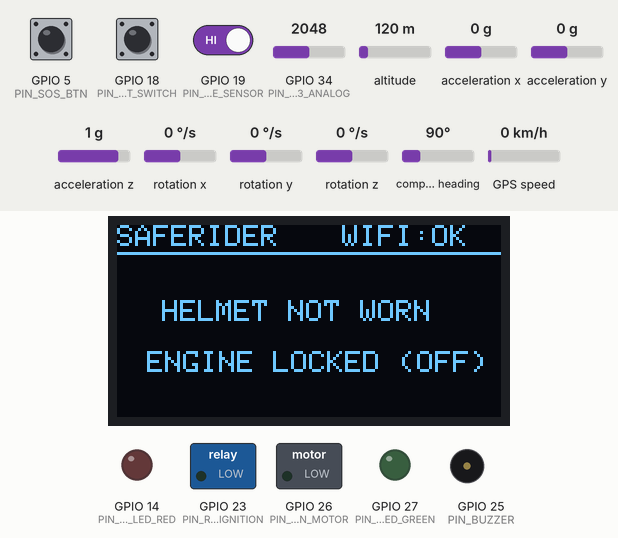
This sketch was run on a simulated ESP32. Parts: 128×64 one-colour display, switched loads named in the sketch (green lamp = pin HIGH), output pins drawn as LEDs (lit = HIGH), buzzer (waves = sounding). The test bench sets the inputs (shaded band); at power-on: GPIO 18 (PIN_HELMET_SWITCH) HIGH, GPIO 5 (PIN_SOS_BTN) HIGH, GPIO 19 (PIN_EYE_SENSOR) HIGH, GPIO 34 (PIN_MQ3_ANALOG) = 2048, altitude 120 m, acceleration x 0 g, acceleration y 0 g, acceleration z 1 g, rotation x 0 °/s, rotation y 0 °/s, rotation z 0 °/s, compass heading 90°, GPS speed 0 km/h. WiFi joins after 1.5 s; servers stay silent unless stated; uploads are accepted with an empty reply; the GPS gets a fix after 3 s at 37.7749, -122.4194 with 8 satellites; what the sketch prints to the serial monitor is not drawn.

Above: at 6.7 s.
6.8 s: GPIO 18 (PIN_HELMET_SWITCH) pulled LOW for 1 s
At 7.36 s:
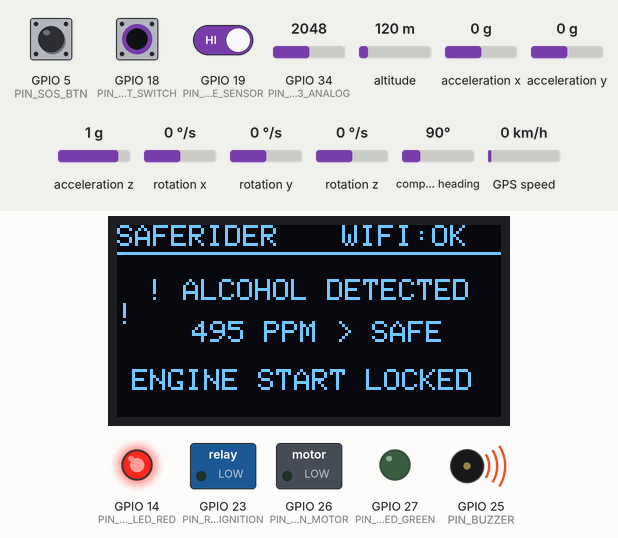
11.8 s: GPIO 18 (PIN_HELMET_SWITCH) pulled LOW for 3.2 s
At 12.08 s:
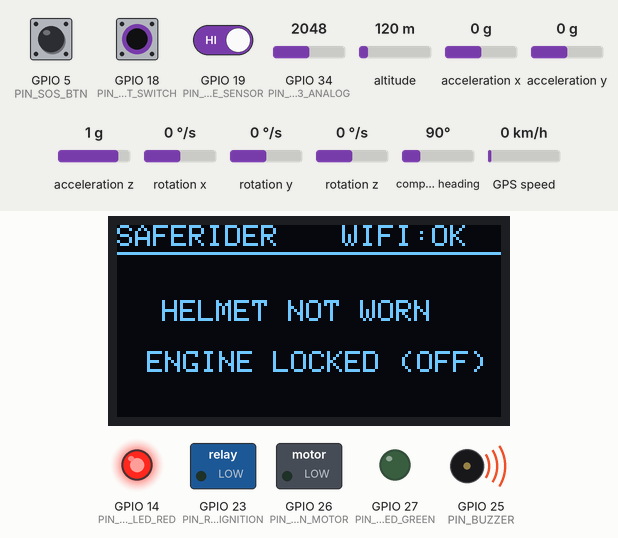
At 13.01 s:
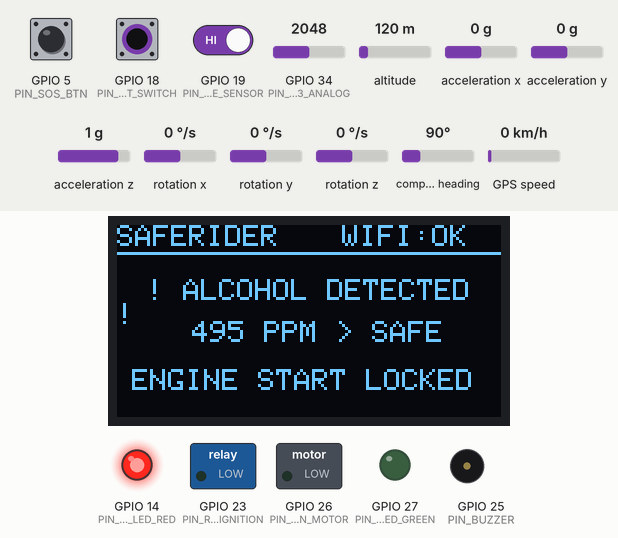
Timing chart, 0 to 16.6 s (numbered marks = the images above; inputs shaded):
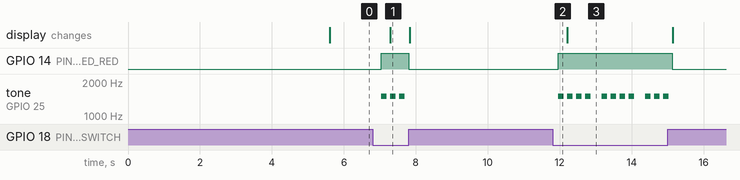

The sketch:

esp32_smart_helmet.ino
```cpp
/**
 * =========================================================================================
 * Project: IoT Based Smart Helmet with Emergency Alert System (SafeRider IoT)
 * Target Hardware: ESP32 DevKit V1 (30 or 38 pins)
 *
 * Features:
 *  1. Alcohol Detection & Breath Analysis (MQ-3 Gas Sensor)
 *  2. Drowsiness & Fatigue Monitoring (IR Eye-Blink Sensor & Head-Tilt Analysis)
 *  3. Crash / Fall / Accident Detection (MPU-6050 6-Axis Accelerometer & Gyroscope)
 *  4. False Alarm Cancellation (15-second grace countdown with buzzer & cancel button)
 *  5. Emergency Alert Dispatch with Live GPS (NEO-6M GPS Module via TinyGPS++)
 *  6. Direct Telegram Bot Notification (HTTPS REST API / sendMessage & sendLocation)
 *  7. Smart Engine Ignition Interlock Relay (Enforces: Helmet Worn + Sober BAC)
 *  8. Status Display (SSD1306 0.96" I2C OLED)
 *  9. Real-time Telemetry Push to Cloud IoT Server (HTTP POST / WebSocket)
 * =========================================================================================
 */

#include <WiFi.h>
#include <WiFiClientSecure.h>
#include <Wire.h>
#include <Adafruit_GFX.h>
#include <Adafruit_SSD1306.h>
#include <MPU6050_tockn.h>
#include <TinyGPSPlus.h>
#include <HTTPClient.h>
#include <ArduinoJson.h>

// -----------------------------------------------------------------------------------------
// 1. PIN DEFINITIONS & HARDWARE MAPPING
// -----------------------------------------------------------------------------------------
#define PIN_MQ3_ANALOG       34    // MQ-3 Alcohol Sensor (ADC1_CH6)
#define PIN_MQ3_DIGITAL      35    // MQ-3 Digital Threshold pin
#define PIN_HELMET_SWITCH    18    // Limit / Touch Switch inside Helmet (INPUT_PULLUP)
#define PIN_EYE_SENSOR       19    // IR Eye-Blink Sensor (LOW = Eye Closed, HIGH = Open)
#define PIN_CANCEL_BTN       4     // Emergency Cancel / "I AM OK" Button (INPUT_PULLUP)
#define PIN_SOS_BTN          5     // Manual SOS Panic Button (INPUT_PULLUP)
#define PIN_RELAY_IGNITION   23    // Relay Module (Active HIGH/LOW for Bike Ignition)
#define PIN_BUZZER           25    // Piezo Buzzer / Alarm (PWM capable)
#define PIN_VIBRATION_MOTOR  26    // Haptic Wake-Up Vibration Motor
#define PIN_STATUS_LED_GREEN 27    // System Ready LED
#define PIN_ALERT_LED_RED    14    // Danger / Alert LED

// GPS Module (NEO-6M connected to HardwareSerial 2)
#define PIN_GPS_RX           16    // ESP32 RX2 connected to GPS TX
#define PIN_GPS_TX           17    // ESP32 TX2 connected to GPS RX

// OLED Display (SSD1306 128x64 I2C: SDA = GPIO 21, SCL = GPIO 22)
#define SCREEN_WIDTH         128
#define SCREEN_HEIGHT        64
#define OLED_RESET           -1
#define SCREEN_ADDRESS       0x3C

// -----------------------------------------------------------------------------------------
// 2. CONFIGURATION PARAMETERS & THRESHOLDS
// -----------------------------------------------------------------------------------------
const char* WIFI_SSID         = "YOUR_WIFI_SSID";
const char* WIFI_PASSWORD     = "YOUR_WIFI_PASSWORD";

// Telegram Bot Credentials
const String TELEGRAM_BOT_TOKEN = "YOUR_TELEGRAM_BOT_TOKEN";
const String TELEGRAM_CHAT_ID   = "YOUR_TELEGRAM_CHAT_ID";

// IoT Cloud Server Backend Endpoint
const char* IOT_SERVER_URL    = "http://192.168.1.100:5000/api/telemetry";

// Safety Thresholds
const int   ALCOHOL_THRESHOLD_PPM   = 350;     // MQ-3 threshold (PPM)
const float CRASH_G_FORCE_THRESHOLD = 3.5;     // Impact acceleration threshold in Gs
const float TILT_ANGLE_THRESHOLD    = 60.0;    // Degrees of bike/head tilt indicating fall
const unsigned long EYE_CLOSURE_DROWSY_MS = 1800; // 1.8 seconds eye closure = Drowsiness
const unsigned long ACCIDENT_GRACE_PERIOD_MS = 15000; // 15 seconds to cancel false alarm

// -----------------------------------------------------------------------------------------
// 3. OBJECTS & GLOBAL VARIABLES
// -----------------------------------------------------------------------------------------
Adafruit_SSD1306 display(SCREEN_WIDTH, SCREEN_HEIGHT, &Wire, OLED_RESET);
MPU6050 mpu6050(Wire);
TinyGPSPlus gps;
HardwareSerial gpsSerial(2);
WiFiClientSecure secClient;

// System States
enum HelmetState {
  STATE_STANDBY,        // Helmet not worn
  STATE_READY_SAFE,     // Helmet worn, sober, alert
  STATE_ALCOHOL_LOCK,   // Drunk detected, ignition locked
  STATE_DROWSY_WARNING, // Drowsiness detected, buzzer waking rider
  STATE_CRASH_COUNTDOWN,// Crash detected, counting down 15s to cancel
  STATE_ALERT_DISPATCHED// SOS sent to Telegram & emergency server
};

HelmetState currentState = STATE_STANDBY;

// Sensor Variables
int   alcoholRawValue   = 0;
int   alcoholPpm        = 0;
bool  isHelmetWorn      = false;
bool  isEyeClosed       = false;
float currentGForce     = 1.0;
float currentRoll       = 0.0;
float currentPitch      = 0.0;
double currentLat       = 17.3850; // Default simulated/fallback coordinates (Hyderabad)
double currentLng       = 78.4867;
float currentSpeedKmh   = 0.0;
bool  isIgnitionArmed   = false;

// Timers
unsigned long eyeClosedStartTime   = 0;
unsigned long crashDetectedTime     = 0;
unsigned long lastTelemetrySendTime = 0;
unsigned long lastBlinkBeepTime     = 0;

// -----------------------------------------------------------------------------------------
// 4. FUNCTION DECLARATIONS
// -----------------------------------------------------------------------------------------
void setupHardware();
void connectWiFi();
void readSensors();
void processSafetyLogic();
void handleDisplay();
void triggerAccidentCountdown();
void cancelAccidentAlert();
void dispatchTelegramEmergencyAlert(String reason);
void sendTelegramMessage(String message);
void sendTelegramLocation(double lat, double lng);
void sendTelemetryToCloud();
void soundBuzzerPattern(int freq, int durationMs, int repetitions);
int readAlcoholPpm();

// -----------------------------------------------------------------------------------------
// 5. SETUP
// -----------------------------------------------------------------------------------------
void setup() {
  Serial.begin(115200);
  Serial.println("\n[INIT] SafeRider IoT - Smart Helmet System Booting...");

  setupHardware();
  connectWiFi();
  secClient.setInsecure(); // Telegram API SSL handshake

  Serial.println("[READY] SafeRider IoT Smart Helmet is Active!");
}

// -----------------------------------------------------------------------------------------
// 6. MAIN LOOP
// -----------------------------------------------------------------------------------------
void loop() {
  mpu6050.update();

  // Read incoming GPS data
  while (gpsSerial.available() > 0) {
    gps.encode(gpsSerial.read());
    if (gps.location.isUpdated()) {
      currentLat = gps.location.lat();
      currentLng = gps.location.lng();
      currentSpeedKmh = gps.speed.kmph();
    }
  }

  readSensors();
  processSafetyLogic();
  handleDisplay();

  // Push telemetry to cloud server every 1000ms
  if (millis() - lastTelemetrySendTime >= 1000) {
    sendTelemetryToCloud();
    lastTelemetrySendTime = millis();
  }

  delay(20);
}

// -----------------------------------------------------------------------------------------
// 7. HARDWARE SETUP
// -----------------------------------------------------------------------------------------
void setupHardware() {
  pinMode(PIN_HELMET_SWITCH, INPUT_PULLUP);
  pinMode(PIN_EYE_SENSOR, INPUT);
  pinMode(PIN_CANCEL_BTN, INPUT_PULLUP);
  pinMode(PIN_SOS_BTN, INPUT_PULLUP);
  pinMode(PIN_RELAY_IGNITION, OUTPUT);
  pinMode(PIN_BUZZER, OUTPUT);
  pinMode(PIN_VIBRATION_MOTOR, OUTPUT);
  pinMode(PIN_STATUS_LED_GREEN, OUTPUT);
  pinMode(PIN_ALERT_LED_RED, OUTPUT);

  // Default states
  digitalWrite(PIN_RELAY_IGNITION, LOW); // Locked
  digitalWrite(PIN_BUZZER, LOW);
  digitalWrite(PIN_VIBRATION_MOTOR, LOW);
  digitalWrite(PIN_STATUS_LED_GREEN, LOW);
  digitalWrite(PIN_ALERT_LED_RED, LOW);

  // Initialize I2C OLED
  Wire.begin(21, 22);
  if (!display.begin(SSD1306_SWITCHCAPVCC, SCREEN_ADDRESS)) {
    Serial.println(F("[ERROR] SSD1306 OLED allocation failed"));
  } else {
    display.clearDisplay();
    display.setTextColor(WHITE);
    display.setTextSize(1);
    display.setCursor(10, 15);
    display.println("SAFERIDER IOT");
    display.setCursor(10, 30);
    display.println("Smart Helmet Boot...");
    display.display();
    delay(1000);
  }

  // Initialize MPU-6050
  mpu6050.begin();
  mpu6050.calcGyroOffsets(true);

  // Initialize GPS UART2
  gpsSerial.begin(9600, SERIAL_8N1, PIN_GPS_RX, PIN_GPS_TX);
}

// -----------------------------------------------------------------------------------------
// 8. SENSOR ACQUISITION
// -----------------------------------------------------------------------------------------
void readSensors() {
  // Helmet Wear Switch: LOW when pressed (worn on head)
  isHelmetWorn = (digitalRead(PIN_HELMET_SWITCH) == LOW);

  // MQ-3 Alcohol Sensor calculation
  alcoholPpm = readAlcoholPpm();

  // Eye Sensor: LOW indicates eye closed (IR beam reflected)
  isEyeClosed = (digitalRead(PIN_EYE_SENSOR) == LOW);

  // MPU-6050 G-Force & Orientation
  float ax = mpu6050.getAccX();
  float ay = mpu6050.getAccY();
  float az = mpu6050.getAccZ();
  currentGForce = sqrt(ax * ax + ay * ay + az * az);
  currentRoll   = mpu6050.getAngleX();
  currentPitch  = mpu6050.getAngleY();

  // Check Manual SOS Button
  if (digitalRead(PIN_SOS_BTN) == LOW) {
    Serial.println("[ALERT] Manual SOS Button Pressed!");
    dispatchTelegramEmergencyAlert("MANUAL SOS PANIC BUTTON ACTIVATED");
    delay(500);
  }
}

// -----------------------------------------------------------------------------------------
// 9. CORE SAFETY & EMERGENCY LOGIC
// -----------------------------------------------------------------------------------------
void processSafetyLogic() {
  // 1. If in Crash Countdown state, check cancel button or timer expiry
  if (currentState == STATE_CRASH_COUNTDOWN) {
    unsigned long elapsed = millis() - crashDetectedTime;

    // Check if user pressed "I AM OK" cancel button
    if (digitalRead(PIN_CANCEL_BTN) == LOW) {
      cancelAccidentAlert();
      return;
    }

    // Audible warning beep pattern during grace period
    if (millis() - lastBlinkBeepTime > 300) {
      digitalWrite(PIN_BUZZER, !digitalRead(PIN_BUZZER));
      digitalWrite(PIN_ALERT_LED_RED, !digitalRead(PIN_ALERT_LED_RED));
      lastBlinkBeepTime = millis();
    }

    // If grace period expires, dispatch emergency alert!
    if (elapsed >= ACCIDENT_GRACE_PERIOD_MS) {
      digitalWrite(PIN_BUZZER, HIGH);
      dispatchTelegramEmergencyAlert("ROAD ACCIDENT DETECTED (HIGH-G IMPACT & VEHICLE TILT)");
      currentState = STATE_ALERT_DISPATCHED;
    }
    return;
  }

  // 2. Accident / Fall Detection Algorithm
  bool isHighImpact = (currentGForce >= CRASH_G_FORCE_THRESHOLD);
  bool isSevereTilt = (abs(currentRoll) >= TILT_ANGLE_THRESHOLD || abs(currentPitch) >= TILT_ANGLE_THRESHOLD);

  if (isHelmetWorn && (isHighImpact || (isSevereTilt && currentGForce > 2.0))) {
    triggerAccidentCountdown();
    return;
  }

  // 3. Helmet Wear & Alcohol Interlock Logic
  if (!isHelmetWorn) {
    currentState = STATE_STANDBY;
    isIgnitionArmed = false;
    digitalWrite(PIN_RELAY_IGNITION, LOW); // Disarm bike engine
    digitalWrite(PIN_STATUS_LED_GREEN, LOW);
    digitalWrite(PIN_ALERT_LED_RED, LOW);
    digitalWrite(PIN_VIBRATION_MOTOR, LOW);
    return;
  }

  // If Helmet is worn, check alcohol
  if (alcoholPpm >= ALCOHOL_THRESHOLD_PPM) {
    currentState = STATE_ALCOHOL_LOCK;
    isIgnitionArmed = false;
    digitalWrite(PIN_RELAY_IGNITION, LOW); // Lock engine
    digitalWrite(PIN_STATUS_LED_GREEN, LOW);
    digitalWrite(PIN_ALERT_LED_RED, HIGH);
    soundBuzzerPattern(1500, 150, 1);
    return;
  }

  // 4. Drowsiness Monitoring Logic
  if (isEyeClosed) {
    if (eyeClosedStartTime == 0) {
      eyeClosedStartTime = millis();
    } else if (millis() - eyeClosedStartTime >= EYE_CLOSURE_DROWSY_MS) {
      // Drowsiness detected!
      currentState = STATE_DROWSY_WARNING;
      digitalWrite(PIN_VIBRATION_MOTOR, HIGH); // Haptic vibration wake-up
      soundBuzzerPattern(2500, 200, 2);
      return;
    }
  } else {
    eyeClosedStartTime = 0;
    digitalWrite(PIN_VIBRATION_MOTOR, LOW);
  }

  // If all checks pass: SOBER, WEARING HELMET, ALERT
  currentState = STATE_READY_SAFE;
  isIgnitionArmed = true;
  digitalWrite(PIN_RELAY_IGNITION, HIGH); // Unlock bike engine!
  digitalWrite(PIN_STATUS_LED_GREEN, HIGH);
  digitalWrite(PIN_ALERT_LED_RED, LOW);
  digitalWrite(PIN_BUZZER, LOW);
  digitalWrite(PIN_VIBRATION_MOTOR, LOW);
}

// -----------------------------------------------------------------------------------------
// 10. ACCIDENT COUNTDOWN & CANCELLATION
// -----------------------------------------------------------------------------------------
void triggerAccidentCountdown() {
  Serial.println("[CRASH] Severe Impact Detected! Commencing 15s Countdown...");
  currentState = STATE_CRASH_COUNTDOWN;
  crashDetectedTime = millis();
  isIgnitionArmed = false;
  digitalWrite(PIN_RELAY_IGNITION, LOW); // Cut engine
}

void cancelAccidentAlert() {
  Serial.println("[CANCEL] Rider pressed I AM OK! Cancelling Alert.");
  currentState = STATE_READY_SAFE;
  digitalWrite(PIN_BUZZER, LOW);
  digitalWrite(PIN_ALERT_LED_RED, LOW);
  digitalWrite(PIN_STATUS_LED_GREEN, HIGH);

  display.clearDisplay();
  display.setCursor(15, 25);
  display.println("ALERT CANCELLED");
  display.setCursor(20, 40);
  display.println("RIDER IS SAFE");
  display.display();
  delay(1500);
}

// -----------------------------------------------------------------------------------------
// 11. TELEGRAM EMERGENCY ALERT DISPATCHER
// -----------------------------------------------------------------------------------------
void dispatchTelegramEmergencyAlert(String reason) {
  Serial.println("[EMERGENCY] Dispatching Telegram Alert...");

  // Format Google Maps URL
  String mapsUrl = "https://www.google.com/maps?q=" + String(currentLat, 6) + "," + String(currentLng, 6);

  // Compose formatted Telegram Alert text
  String alertMsg = "🚨 *EMERGENCY SOS: SMART HELMET ALERT* 🚨\n\n";
  alertMsg += "⚠️ *Incident:* " + reason + "\n";
  alertMsg += "👤 *Rider:* Registered User\n";
  alertMsg += "🏍️ *Bike Ignition:* CUT OFF (Engine Disabled)\n";
  alertMsg += "📊 *Impact Force:* " + String(currentGForce, 2) + " G\n";
  alertMsg += "🧭 *Tilt Angle:* " + String(currentRoll, 1) + "°\n";
  alertMsg += "⚡ *Speed at Impact:* " + String(currentSpeedKmh, 1) + " km/h\n";
  alertMsg += "🍷 *BAC Level:* " + String(alcoholPpm) + " PPM\n\n";
  alertMsg += "📍 *Live GPS Location:*\n" + mapsUrl + "\n\n";
  alertMsg += "⏰ *Timestamp:* " + String(millis() / 1000) + "s since boot\n";
  alertMsg += "🚑 *Immediate medical/paramedic assistance required!*";

  // Send Text Message
  sendTelegramMessage(alertMsg);

  // Send Native Map Pin
  sendTelegramLocation(currentLat, currentLng);
}

void sendTelegramMessage(String message) {
  if (WiFi.status() != WL_CONNECTED) {
    Serial.println("[ERROR] Cannot send Telegram: WiFi disconnected");
    return;
  }

  HTTPClient http;
  String url = "https://api.telegram.org/bot" + TELEGRAM_BOT_TOKEN + "/sendMessage";

  http.begin(secClient, url);
  http.addHeader("Content-Type", "application/json");

  StaticJsonDocument<1024> doc;
  doc["chat_id"] = TELEGRAM_CHAT_ID;
  doc["text"] = message;
  doc["parse_mode"] = "Markdown";

  String requestBody;
  serializeJson(doc, requestBody);

  int httpResponseCode = http.POST(requestBody);
  if (httpResponseCode > 0) {
    Serial.printf("[TELEGRAM] Message sent successfully (HTTP %d)\n", httpResponseCode);
  } else {
    Serial.printf("[TELEGRAM] Message failed: %s\n", http.errorToString(httpResponseCode).c_str());
  }
  http.end();
}

void sendTelegramLocation(double lat, double lng) {
  if (WiFi.status() != WL_CONNECTED) return;

  HTTPClient http;
  String url = "https://api.telegram.org/bot" + TELEGRAM_BOT_TOKEN + "/sendLocation";

  http.begin(secClient, url);
  http.addHeader("Content-Type", "application/json");

  StaticJsonDocument<256> doc;
  doc["chat_id"] = TELEGRAM_CHAT_ID;
  doc["latitude"] = lat;
  doc["longitude"] = lng;

  String requestBody;
  serializeJson(doc, requestBody);

  int httpResponseCode = http.POST(requestBody);
  Serial.printf("[TELEGRAM] Location pin sent (HTTP %d)\n", httpResponseCode);
  http.end();
}

// -----------------------------------------------------------------------------------------
// 12. TELEMETRY PUSH TO CLOUD BACKEND
// -----------------------------------------------------------------------------------------
void sendTelemetryToCloud() {
  if (WiFi.status() != WL_CONNECTED) return;

  HTTPClient http;
  http.begin(IOT_SERVER_URL);
  http.addHeader("Content-Type", "application/json");

  StaticJsonDocument<512> doc;
  doc["isHelmetWorn"]    = isHelmetWorn;
  doc["alcoholPpm"]      = alcoholPpm;
  doc["isEyeClosed"]     = isEyeClosed;
  doc["gForce"]          = currentGForce;
  doc["roll"]            = currentRoll;
  doc["pitch"]           = currentPitch;
  doc["latitude"]        = currentLat;
  doc["longitude"]       = currentLng;
  doc["speedKmh"]        = currentSpeedKmh;
  doc["isIgnitionArmed"] = isIgnitionArmed;
  doc["state"]           = currentState;

  String requestBody;
  serializeJson(doc, requestBody);

  int code = http.POST(requestBody);
  http.end();
}

// -----------------------------------------------------------------------------------------
// 13. OLED DISPLAY HANDLING
// -----------------------------------------------------------------------------------------
void handleDisplay() {
  display.clearDisplay();
  display.setTextColor(WHITE);

  // Top Status Bar
  display.setTextSize(1);
  display.setCursor(0, 0);
  display.print("SAFERIDER");
  display.setCursor(75, 0);
  display.print(WiFi.status() == WL_CONNECTED ? "WIFI:OK" : "NO-WIFI");
  display.drawLine(0, 9, 128, 9, WHITE);

  switch (currentState) {
    case STATE_STANDBY:
      display.setCursor(15, 25);
      display.println("HELMET NOT WORN");
      display.setCursor(10, 42);
      display.println("ENGINE LOCKED (OFF)");
      break;

    case STATE_READY_SAFE:
      display.setCursor(0, 16);
      display.printf("BAC: %d PPM (SAFE)\n", alcoholPpm);
      display.setCursor(0, 28);
      display.printf("G-FORCE: %.2f G\n", currentGForce);
      display.setCursor(0, 40);
      display.printf("SPEED: %.1f KM/H\n", currentSpeedKmh);
      display.setCursor(0, 52);
      display.print("IGNITION: [ ARMED ]");
      break;

    case STATE_ALCOHOL_LOCK:
      display.setTextSize(1);
      display.setCursor(10, 18);
      display.println("! ALCOHOL DETECTED !");
      display.setCursor(25, 32);
      display.printf("%d PPM > SAFE\n", alcoholPpm);
      display.setCursor(5, 48);
      display.println("ENGINE START LOCKED");
      break;

    case STATE_DROWSY_WARNING:
      display.setCursor(10, 20);
      display.println("! DROWSY ALERT !");
      display.setCursor(10, 35);
      display.println("WAKE UP - PULL OVER");
      break;

    case STATE_CRASH_COUNTDOWN: {
      int remainingSec = (ACCIDENT_GRACE_PERIOD_MS - (millis() - crashDetectedTime)) / 1000;
      if (remainingSec < 0) remainingSec = 0;
      display.setCursor(15, 15);
      display.println("CRASH DETECTED!");
      display.setTextSize(2);
      display.setCursor(45, 30);
      display.printf("%d s", remainingSec);
      display.setTextSize(1);
      display.setCursor(10, 52);
      display.println("PRESS CANCEL IF OK");
      break;
    }

    case STATE_ALERT_DISPATCHED:
      display.setCursor(5, 20);
      display.println("EMERGENCY SOS SENT");
      display.setCursor(10, 36);
      display.println("TELEGRAM ALERT LIVE");
      display.setCursor(20, 50);
      display.println("HELP ON THE WAY");
      break;
  }

  display.display();
}

// -----------------------------------------------------------------------------------------
// 14. HELPER UTILITIES
// -----------------------------------------------------------------------------------------
void connectWiFi() {
  WiFi.mode(WIFI_STA);
  WiFi.begin(WIFI_SSID, WIFI_PASSWORD);
  Serial.print("[WIFI] Connecting to ");
  Serial.println(WIFI_SSID);

  unsigned long start = millis();
  while (WiFi.status() != WL_CONNECTED && millis() - start < 6000) {
    delay(300);
    Serial.print(".");
  }

  if (WiFi.status() == WL_CONNECTED) {
    Serial.println("\n[WIFI] Connected! IP: " + WiFi.localIP().toString());
  } else {
    Serial.println("\n[WIFI] Connection timeout - continuing in offline mode");
  }
}

int readAlcoholPpm() {
  // Read analog value from MQ-3 (0 - 4095 on ESP32 ADC)
  int raw = analogRead(PIN_MQ3_ANALOG);
  // Calibration conversion formula: PPM approximation
  float voltage = (raw / 4095.0) * 3.3;
  int ppm = (int)(voltage * 300.0);
  return ppm;
}

void soundBuzzerPattern(int freq, int durationMs, int repetitions) {
  for (int i = 0; i < repetitions; i++) {
    tone(PIN_BUZZER, freq, durationMs);
    delay(durationMs + 50);
    noTone(PIN_BUZZER);
  }
}
```

Measured:
- after the input at 6.8 s, GPIO 14 (PIN_ALERT_LED_RED): LOW → HIGH after 0.25 s, → LOW 0.76 s later; tone on GPIO 25 (PIN_BUZZER): alternates 1500 Hz for 0.15 s and silent for 0.10 s, 6 changes in all, then stays silent, starting after 0.25 s; the display: changes after 0.49 s (image 1)
- after the input at 11.8 s, GPIO 14 (PIN_ALERT_LED_RED): LOW → HIGH after 0.16 s, → LOW 3.2 s later; tone on GPIO 25 (PIN_BUZZER): silent → 1500 Hz after 0.16 s, then repeats every 1.2 s: 3 × (silent 0.10 s, 1500 Hz 0.15 s), silent 0.31 s, 1500 Hz 0.15 s, until it stays silent from 15.0 s
